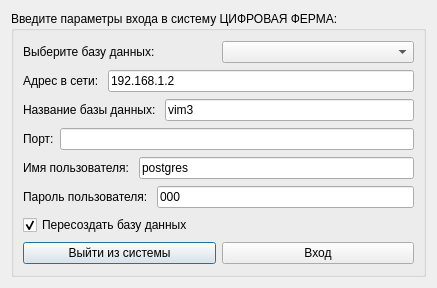
<?xml version="1.0" encoding="UTF-8"?>
<ui version="4.0">
 <class>AutorizationDialog</class>
 <widget class="QDialog" name="AutorizationDialog">
  <property name="geometry">
   <rect>
    <x>0</x>
    <y>0</y>
    <width>437</width>
    <height>288</height>
   </rect>
  </property>
  <property name="windowTitle">
   <string>Dialog</string>
  </property>
  <layout class="QVBoxLayout" name="verticalLayout_2">
   <item>
    <widget class="QGroupBox" name="groupBox">
     <property name="title">
      <string>Введите параметры входа в систему ЦИФРОВАЯ ФЕРМА:</string>
     </property>
     <layout class="QVBoxLayout" name="verticalLayout">
      <item>
       <layout class="QHBoxLayout" name="horizontalLayout_6">
        <item>
         <widget class="QLabel" name="label_5">
          <property name="text">
           <string>Выберите базу данных: </string>
          </property>
         </widget>
        </item>
        <item>
         <widget class="QComboBox" name="comboBox_db"/>
        </item>
       </layout>
      </item>
      <item>
       <layout class="QHBoxLayout" name="horizontalLayout">
        <item>
         <widget class="QLabel" name="label">
          <property name="text">
           <string>Адрес в сети: </string>
          </property>
         </widget>
        </item>
        <item>
         <widget class="QLineEdit" name="lineEdit_host">
          <property name="text">
           <string>192.168.1.2</string>
          </property>
         </widget>
        </item>
       </layout>
      </item>
      <item>
       <layout class="QHBoxLayout" name="horizontalLayout_2">
        <item>
         <widget class="QLabel" name="label_2">
          <property name="text">
           <string>Название базы данных: </string>
          </property>
         </widget>
        </item>
        <item>
         <widget class="QLineEdit" name="lineEdit_name_db">
          <property name="text">
           <string>vim3</string>
          </property>
         </widget>
        </item>
       </layout>
      </item>
      <item>
       <layout class="QHBoxLayout" name="horizontalLayout_7">
        <item>
         <widget class="QLabel" name="label_6">
          <property name="text">
           <string>Порт:</string>
          </property>
         </widget>
        </item>
        <item>
         <widget class="QLineEdit" name="lineEdit_Port"/>
        </item>
       </layout>
      </item>
      <item>
       <layout class="QHBoxLayout" name="horizontalLayout_3">
        <item>
         <widget class="QLabel" name="label_3">
          <property name="text">
           <string>Имя пользователя: </string>
          </property>
         </widget>
        </item>
        <item>
         <widget class="QLineEdit" name="lineEdit_login">
          <property name="text">
           <string>postgres</string>
          </property>
         </widget>
        </item>
       </layout>
      </item>
      <item>
       <layout class="QHBoxLayout" name="horizontalLayout_4">
        <item>
         <widget class="QLabel" name="label_4">
          <property name="text">
           <string>Пароль пользователя: </string>
          </property>
         </widget>
        </item>
        <item>
         <widget class="QLineEdit" name="lineEdit_password">
          <property name="text">
           <string>000</string>
          </property>
         </widget>
        </item>
       </layout>
      </item>
      <item>
       <layout class="QHBoxLayout" name="horizontalLayout_8">
        <item>
         <widget class="QCheckBox" name="checkBox">
          <property name="text">
           <string>Пересоздать базу данных</string>
          </property>
          <property name="checkable">
           <bool>true</bool>
          </property>
          <property name="checked">
           <bool>true</bool>
          </property>
         </widget>
        </item>
       </layout>
      </item>
      <item>
       <layout class="QHBoxLayout" name="horizontalLayout_5">
        <item>
         <widget class="QPushButton" name="pushButton_exit">
          <property name="text">
           <string>Выйти из системы</string>
          </property>
         </widget>
        </item>
        <item>
         <widget class="QPushButton" name="pushButton_logon">
          <property name="text">
           <string>Вход</string>
          </property>
         </widget>
        </item>
       </layout>
      </item>
     </layout>
    </widget>
   </item>
  </layout>
 </widget>
 <resources/>
 <connections/>
</ui>
